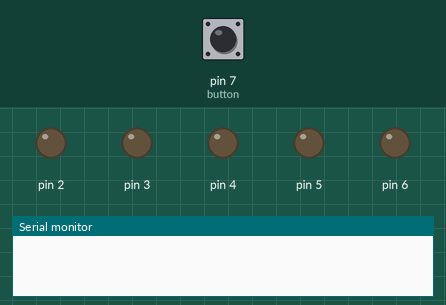
A sketch run on a simulated Arduino Uno, built with avr-gcc and run on an emulated ATmega328P. On the bench: output pins drawn as LEDs (lit = HIGH), the last lines printed to the serial monitor. The inputs (shaded band) are chosen by the test bench; at power-on: pin 7 (button) HIGH.

Above: at 1.2 s.
1.3 s: pin 7 (button) pulled LOW for 0.15 s
At 2.1 s:
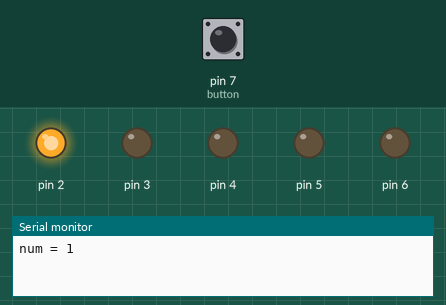
2.9 s: pin 7 (button) pulled LOW for 1 s
At 4.6 s:
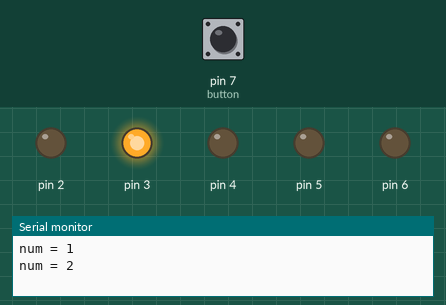
5.4 s: pin 7 (button) pulled LOW for 0.15 s
At 6.5 s:
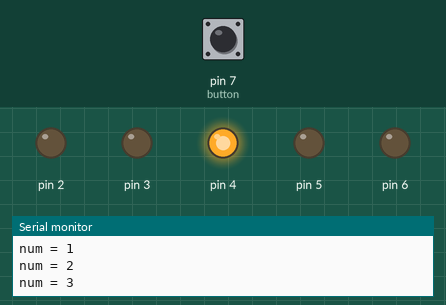
7.0 s: pin 7 (button) pulled LOW for 3.2 s
At 10.6 s:
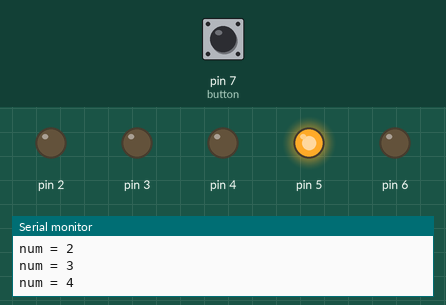
11.7 s: pin 7 (button) pulled LOW for 0.15 s
At 12.5 s:
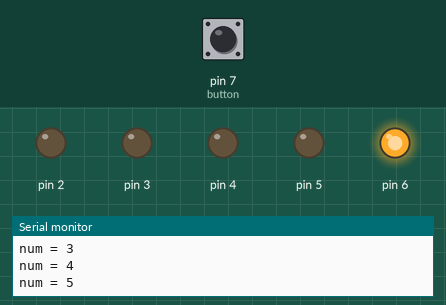
Timing chart, 0 to 14.3 s (numbered marks = the images above; inputs shaded):
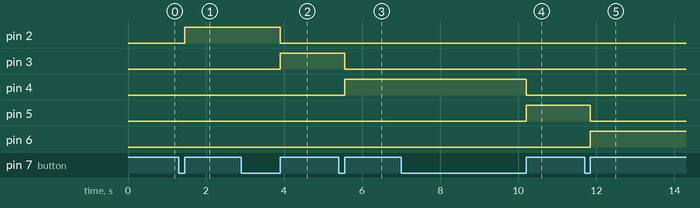

Measured:
- after the input at 1.3 s, pin 2: LOW → HIGH after 0.15 s
- after the input at 2.9 s, pin 2: HIGH → LOW after 1.0 s; pin 3: LOW → HIGH after 1.0 s
- after the input at 5.4 s, pin 3: HIGH → LOW after 0.15 s; pin 4: LOW → HIGH after 0.15 s
- after the input at 7.0 s, pin 4: HIGH → LOW after 3.2 s; pin 5: LOW → HIGH after 3.2 s
- after the input at 11.7 s, pin 5: HIGH → LOW after 0.15 s; pin 6: LOW → HIGH after 0.15 s

The sketch:

challeng1_2.ino
```cpp
#define button 7

int num = 0;
int n = 0;
int countLED = 5;
bool btnState = LOW;
bool State = 0;

void setup() {
  // put your setup code here, to run once:
  for(int i = 2; i <= countLED+1; i++){
    pinMode(i, OUTPUT);
  }
  pinMode(button, INPUT);
  Serial.begin(9600);
}

void led_off(){
  for (int i = n + 1; i <= countLED + 2; i++){
      digitalWrite(i, LOW);
    }

    for (int i = n - 1; i >= 2; i--){
      digitalWrite(i, LOW);
    }
}
void loop() {
  // put your main code here, to run repeatedly:
  btnState = digitalRead(button);

  while(btnState == LOW){
    while(btnState == LOW){
       btnState = digitalRead(button);
    }

    num++;
    Serial.print("num = ");
    Serial.println(num);

    n = (num % (countLED + 1)) + 1;

    if(n != 0){
      digitalWrite(n, HIGH);
    }else{
      digitalWrite(n, LOW);
    }
    led_off();
 }
}
```
